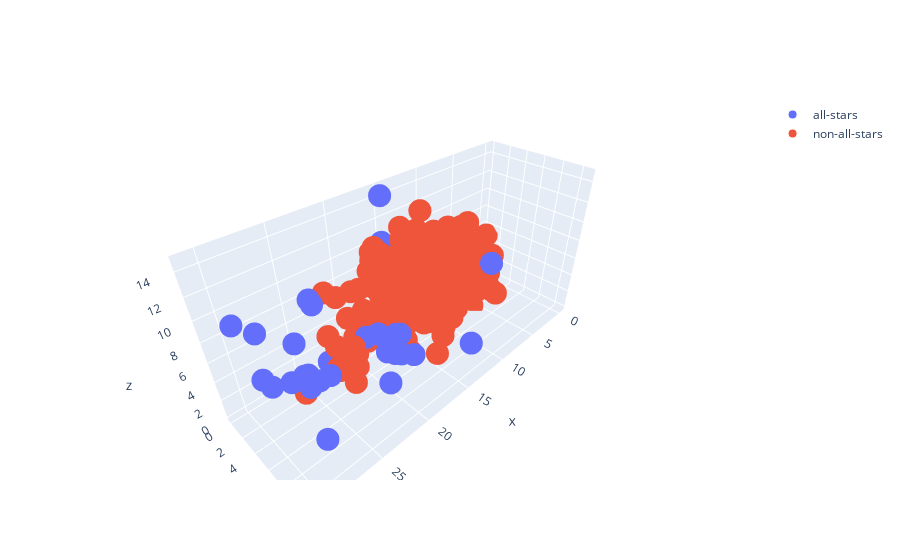

Source (notebook cell):
### Markdown cell above
## Why this is an interesting problem?
Notice the outliers in the 3D plot. x=points per game, y=assists per game, z=rebounds per game.
There is a fair amount of clustering where points are high, but there are some outliers as all-stars like Draymond Green and Chris Paul who are playmakers/role players.
There are also some players who appear to have all-star stats who did not make it (Anthony Davis, Kyrie Irving, etc.).
This may be due to fan votes and other circumstances (Kyrie's antisemtic social media posts, Anthony Davis' injuries).
Potential Solution: use many more features such as steals, blocks, turnovers, ORD, DRD, fouls, etc. Or use better features.

### Code cell
allstar_2022 = allstar_selections_data[allstar_selections_data["season"] == 2022]
allstar_2022_list = allstar_2022["player"].tolist()
allstar_2023 = allstar_selections_data[allstar_selections_data["season"] == 2023]
allstar_2023_list = allstar_2023["player"].tolist()
player_per_game_data = pd.read_csv("Player Per Game.csv")
allstar_2022_player_data = player_per_game_data[player_per_game_data["season"] == 2022]
not_allstar_2022_player_data = allstar_2022_player_data.loc[~allstar_2022_player_data["player"].isin(allstar_2022_list)]
allstar_2022_player_data = allstar_2022_player_data.loc[allstar_2022_player_data["player"].isin(allstar_2022_list)]
allstar_2023_player_data = player_per_game_data[player_per_game_data["season"] == 2023]
not_allstar_2023_player_data = allstar_2023_player_data.loc[~allstar_2023_player_data["player"].isin(allstar_2023_list)]
allstar_2023_player_data = allstar_2023_player_data.loc[allstar_2023_player_data["player"].isin(allstar_2023_list)]
allstar_2023_player_data = allstar_2023_player_data[["season", "player", "pos", "pts_per_game", "ast_per_game", "trb_per_game"]]
allstar_2022_player_data = allstar_2022_player_data[["season", "player", "pos", "pts_per_game", "ast_per_game", "trb_per_game"]]
fig = go.Figure()
fig.add_trace(go.Scatter3d(x=allstar_2022_player_data['pts_per_game'], y=allstar_2022_player_data['ast_per_game'], z=allstar_2022_player_data['trb_per_game'],
                                   mode='markers', text=allstar_2022_player_data['player'], name='all-stars'))
fig.add_trace(go.Scatter3d(x=not_allstar_2022_player_data['pts_per_game'], y=not_allstar_2022_player_data['ast_per_game'], z=not_allstar_2022_player_data['trb_per_game'],
                                   mode='markers', text=not_allstar_2022_player_data['player'], name='non-all-stars'))
fig.show()

### Figure 1 — Plotly figure (JSON) as saved in the notebook; plotly's stock layout.template omitted (floating-point values rounded to 4 significant figures; data arrays with more than 128 entries replaced by an {"elided": "..."} marker saying what was removed)
{"data": [{"mode": "markers", "name": "all-stars", "text": ["Andrew Wiggins", "Chris Paul", "Darius Garland", "Dejounte Murray", "DeMar DeRozan", "Devin Booker", "Donovan Mitchell", "Draymond Green", "Fred VanVleet", "Giannis Antetokounmpo", "Ja Morant", "James Harden", "James Harden", "James Harden", "Jarrett Allen", "Jayson Tatum", "Jimmy Butler", "Joel Embiid", "Karl-Anthony Towns", "Kevin Durant", "Khris Middleton", "LaMelo Ball", "LeBron James", "Luka Dončić", "Nikola Jokić", "Rudy Gobert", "Stephen Curry", "Trae Young", "Zach LaVine"], "type": "scatter3d", "x": [17.2, 14.7, 21.7, 21.1, 27.9, 26.8, 25.9, 7.5, 20.3, 29.9, 27.4, 22, 22.5, 21, 16.1, 26.9, 21.4, 30.6, 24.6, 29.9, 20.1, 20.1, 30.3, 28.4, 27.1, 15.6, 25.5, 28.4, 24.4], "y": [2.2, 10.8, 8.6, 9.2, 4.9, 4.8, 5.3, 7, 6.7, 5.8, 6.7, 10.3, 10.2, 10.5, 1.6, 4.4, 5.5, 4.2, 3.6, 6.4, 5.4, 7.6, 6.2, 8.7, 7.9, 1.1, 6.3, 9.7, 4.5], "z": [4.5, 4.4, 3.3, 8.3, 5.2, 5, 4.2, 7.3, 4.4, 11.6, 5.7, 7.7, 8, 7.1, 10.8, 8, 5.9, 11.7, 9.8, 7.4, 5.4, 6.7, 8.2, 9.1, 13.8, 14.7, 5.2, 3.7, 4.6]}, {"mode": "markers", "name": "non-all-stars", "text": {"elided": "783 str values"}, "type": "scatter3d", "x": {"elided": "783 float values"}, "y": {"elided": "783 float values"}, "z": {"elided": "783 float values"}}], "layout": {}}
